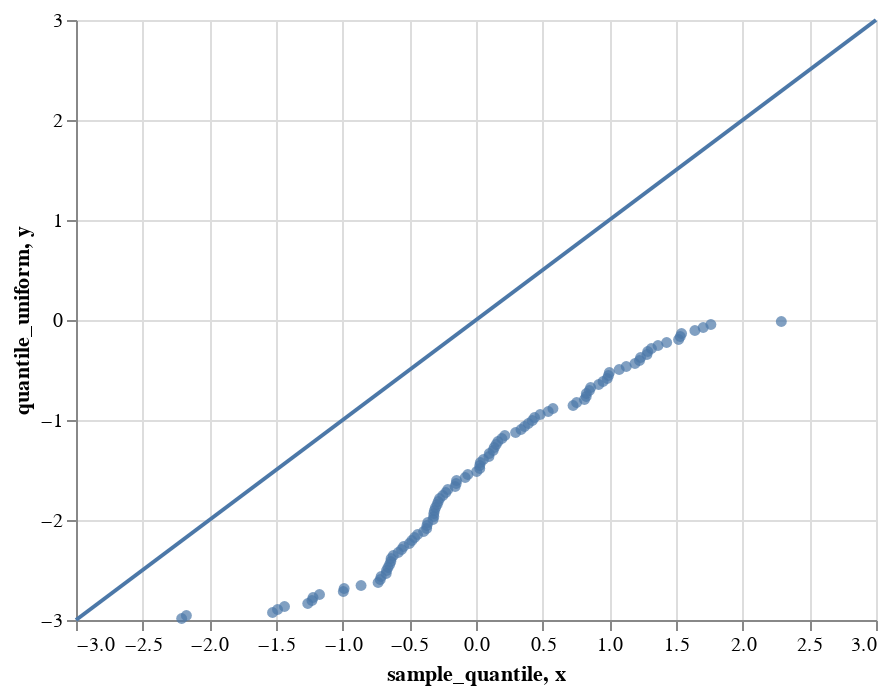

Notebook code for this chart:
### Code cell
(
    alt.Chart(df).mark_circle().encode(x="sample_quantile", y="quantile_uniform")
    + diagonal_line
)

### Figure 1 — Vega-Lite specification as saved in the notebook (floating-point values rounded to 4 significant figures)
{"config": {"view": {"continuousWidth": 400, "continuousHeight": 300}}, "layer": [{"data": {"name": "data-4d6307ad17471bc42cf70060609a0914"}, "mark": "circle", "encoding": {"x": {"type": "quantitative", "field": "sample_quantile"}, "y": {"type": "quantitative", "field": "quantile_uniform"}}}, {"data": {"name": "data-4e2ea0f53f1b88a997967f46d810a797"}, "mark": "line", "encoding": {"x": {"type": "quantitative", "field": "x"}, "y": {"type": "quantitative", "field": "y"}}}], "$schema": "https://vega.github.io/schema/vega-lite/v4.8.1.json", "datasets": {"data-4d6307ad17471bc42cf70060609a0914": [{"sample_quantile": -2.207, "alpha": 0.005, "quantile_gaussian": -2.576, "quantile_uniform": -2.985}, {"sample_quantile": -2.172, "alpha": 0.015, "quantile_gaussian": -2.17, "quantile_uniform": -2.955}, {"sample_quantile": -1.526, "alpha": 0.025, "quantile_gaussian": -1.96, "quantile_uniform": -2.925}, {"sample_quantile": -1.488, "alpha": 0.035, "quantile_gaussian": -1.812, "quantile_uniform": -2.895}, {"sample_quantile": -1.436, "alpha": 0.045, "quantile_gaussian": -1.695, "quantile_uniform": -2.865}, {"sample_quantile": -1.262, "alpha": 0.055, "quantile_gaussian": -1.598, "quantile_uniform": -2.835}, {"sample_quantile": -1.23, "alpha": 0.065, "quantile_gaussian": -1.514, "quantile_uniform": -2.805}, {"sample_quantile": -1.222, "alpha": 0.075, "quantile_gaussian": -1.44, "quantile_uniform": -2.775}, {"sample_quantile": -1.174, "alpha": 0.085, "quantile_gaussian": -1.372, "quantile_uniform": -2.745}, {"sample_quantile": -0.9951, "alpha": 0.095, "quantile_gaussian": -1.311, "quantile_uniform": -2.715}, {"sample_quantile": -0.9891, "alpha": 0.105, "quantile_gaussian": -1.254, "quantile_uniform": -2.685}, {"sample_quantile": -0.8622, "alpha": 0.115, "quantile_gaussian": -1.2, "quantile_uniform": -2.655}, {"sample_quantile": -0.7342, "alpha": 0.125, "quantile_gaussian": -1.15, "quantile_uniform": -2.625}, {"sample_quantile": -0.7182, "alpha": 0.135, "quantile_gaussian": -1.103, "quantile_uniform": -2.595}, {"sample_quantile": -0.7117, "alpha": 0.145, "quantile_gaussian": -1.058, "quantile_uniform": -2.565}, {"sample_quantile": -0.6738, "alpha": 0.155, "quantile_gaussian": -1.015, "quantile_uniform": -2.535}, {"sample_quantile": -0.6711, "alpha": 0.165, "quantile_gaussian": -0.9741, "quantile_uniform": -2.505}, {"sample_quantile": -0.66, "alpha": 0.175, "quantile_gaussian": -0.9346, "quantile_uniform": -2.475}, {"sample_quantile": -0.648, "alpha": 0.185, "quantile_gaussian": -0.8965, "quantile_uniform": -2.445}, {"sample_quantile": -0.6391, "alpha": 0.195, "quantile_gaussian": -0.8596, "quantile_uniform": -2.415}, {"sample_quantile": -0.6365, "alpha": 0.205, "quantile_gaussian": -0.8239, "quantile_uniform": -2.385}, {"sample_quantile": -0.6205, "alpha": 0.215, "quantile_gaussian": -0.7892, "quantile_uniform": -2.355}, {"sample_quantile": -0.5834, "alpha": 0.225, "quantile_gaussian": -0.7554, "quantile_uniform": -2.325}, {"sample_quantile": -0.5586, "alpha": 0.235, "quantile_gaussian": -0.7225, "quantile_uniform": -2.295}, {"sample_quantile": -0.5431, "alpha": 0.245, "quantile_gaussian": -0.6903, "quantile_uniform": -2.265}, {"sample_quantile": -0.4997, "alpha": 0.255, "quantile_gaussian": -0.6588, "quantile_uniform": -2.235}, {"sample_quantile": -0.4816, "alpha": 0.265, "quantile_gaussian": -0.628, "quantile_uniform": -2.205}, {"sample_quantile": -0.4606, "alpha": 0.275, "quantile_gaussian": -0.5978, "quantile_uniform": -2.175}, {"sample_quantile": -0.4385, "alpha": 0.285, "quantile_gaussian": -0.5681, "quantile_uniform": -2.145}, {"sample_quantile": -0.3928, "alpha": 0.295, "quantile_gaussian": -0.5388, "quantile_uniform": -2.115}, {"sample_quantile": -0.3701, "alpha": 0.305, "quantile_gaussian": -0.5101, "quantile_uniform": -2.085}, {"sample_quantile": -0.3678, "alpha": 0.315, "quantile_gaussian": -0.4817, "quantile_uniform": -2.055}, {"sample_quantile": -0.3618, "alpha": 0.325, "quantile_gaussian": -0.4538, "quantile_uniform": -2.025}, {"sample_quantile": -0.3224, "alpha": 0.335, "quantile_gaussian": -0.4261, "quantile_uniform": -1.995}, {"sample_quantile": -0.3166, "alpha": 0.345, "quantile_gaussian": -0.3989, "quantile_uniform": -1.965}, {"sample_quantile": -0.3165, "alpha": 0.355, "quantile_gaussian": -0.3719, "quantile_uniform": -1.935}, {"sample_quantile": -0.3118, "alpha": 0.365, "quantile_gaussian": -0.3451, "quantile_uniform": -1.905}, {"sample_quantile": -0.3036, "alpha": 0.375, "quantile_gaussian": -0.3186, "quantile_uniform": -1.875}, {"sample_quantile": -0.2915, "alpha": 0.385, "quantile_gaussian": -0.2924, "quantile_uniform": -1.845}, {"sample_quantile": -0.2834, "alpha": 0.395, "quantile_gaussian": -0.2663, "quantile_uniform": -1.815}, {"sample_quantile": -0.2729, "alpha": 0.405, "quantile_gaussian": -0.2404, "quantile_uniform": -1.785}, {"sample_quantile": -0.2489, "alpha": 0.415, "quantile_gaussian": -0.2147, "quantile_uniform": -1.755}, {"sample_quantile": -0.2265, "alpha": 0.425, "quantile_gaussian": -0.1891, "quantile_uniform": -1.725}, {"sample_quantile": -0.2116, "alpha": 0.435, "quantile_gaussian": -0.1637, "quantile_uniform": -1.695}, {"sample_quantile": -0.1565, "alpha": 0.445, "quantile_gaussian": -0.1383, "quantile_uniform": -1.665}, {"sample_quantile": -0.1488, "alpha": 0.455, "quantile_gaussian": -0.113, "quantile_uniform": -1.635}, {"sample_quantile": -0.146, "alpha": 0.465, "quantile_gaussian": -0.08784, "quantile_uniform": -1.605}, {"sample_quantile": -0.08134, "alpha": 0.475, "quantile_gaussian": -0.06271, "quantile_uniform": -1.575}, {"sample_quantile": -0.06136, "alpha": 0.485, "quantile_gaussian": -0.03761, "quantile_uniform": -1.545}, {"sample_quantile": 0.005114, "alpha": 0.495, "quantile_gaussian": -0.01253, "quantile_uniform": -1.515}, {"sample_quantile": 0.02805, "alpha": 0.505, "quantile_gaussian": 0.01253, "quantile_uniform": -1.485}, {"sample_quantile": 0.02827, "alpha": 0.515, "quantile_gaussian": 0.03761, "quantile_uniform": -1.455}, {"sample_quantile": 0.03261, "alpha": 0.525, "quantile_gaussian": 0.06271, "quantile_uniform": -1.425}, {"sample_quantile": 0.05535, "alpha": 0.535, "quantile_gaussian": 0.08784, "quantile_uniform": -1.395}, {"sample_quantile": 0.09717, "alpha": 0.545, "quantile_gaussian": 0.113, "quantile_uniform": -1.365}, {"sample_quantile": 0.0996, "alpha": 0.555, "quantile_gaussian": 0.1383, "quantile_uniform": -1.335}, {"sample_quantile": 0.1283, "alpha": 0.565, "quantile_gaussian": 0.1637, "quantile_uniform": -1.305}, {"sample_quantile": 0.1363, "alpha": 0.575, "quantile_gaussian": 0.1891, "quantile_uniform": -1.275}, {"sample_quantile": 0.1509, "alpha": 0.585, "quantile_gaussian": 0.2147, "quantile_uniform": -1.245}, {"sample_quantile": 0.1644, "alpha": 0.595, "quantile_gaussian": 0.2404, "quantile_uniform": -1.215}, {"sample_quantile": 0.194, "alpha": 0.605, "quantile_gaussian": 0.2663, "quantile_uniform": -1.185}, {"sample_quantile": 0.2163, "alpha": 0.615, "quantile_gaussian": 0.2924, "quantile_uniform": -1.155}, {"sample_quantile": 0.2972, "alpha": 0.625, "quantile_gaussian": 0.3186, "quantile_uniform": -1.125}, {"sample_quantile": 0.3378, "alpha": 0.635, "quantile_gaussian": 0.3451, "quantile_uniform": -1.095}, {"sample_quantile": 0.364, "alpha": 0.645, "quantile_gaussian": 0.3719, "quantile_uniform": -1.065}, {"sample_quantile": 0.3926, "alpha": 0.655, "quantile_gaussian": 0.3989, "quantile_uniform": -1.035}, {"sample_quantile": 0.4224, "alpha": 0.665, "quantile_gaussian": 0.4261, "quantile_uniform": -1.005}, {"sample_quantile": 0.439, "alpha": 0.675, "quantile_gaussian": 0.4538, "quantile_uniform": -0.975}, {"sample_quantile": 0.4811, "alpha": 0.685, "quantile_gaussian": 0.4817, "quantile_uniform": -0.945}, {"sample_quantile": 0.542, "alpha": 0.695, "quantile_gaussian": 0.5101, "quantile_uniform": -0.915}, {"sample_quantile": 0.5771, "alpha": 0.705, "quantile_gaussian": 0.5388, "quantile_uniform": -0.885}, {"sample_quantile": 0.7281, "alpha": 0.715, "quantile_gaussian": 0.5681, "quantile_uniform": -0.855}, {"sample_quantile": 0.7548, "alpha": 0.725, "quantile_gaussian": 0.5978, "quantile_uniform": -0.825}, {"sample_quantile": 0.8133, "alpha": 0.735, "quantile_gaussian": 0.628, "quantile_uniform": -0.795}, {"sample_quantile": 0.8263, "alpha": 0.745, "quantile_gaussian": 0.6588, "quantile_uniform": -0.765}, {"sample_quantile": 0.8279, "alpha": 0.755, "quantile_gaussian": 0.6903, "quantile_uniform": -0.735}, {"sample_quantile": 0.8503, "alpha": 0.765, "quantile_gaussian": 0.7225, "quantile_uniform": -0.705}, {"sample_quantile": 0.8599, "alpha": 0.775, "quantile_gaussian": 0.7554, "quantile_uniform": -0.675}, {"sample_quantile": 0.9202, "alpha": 0.785, "quantile_gaussian": 0.7892, "quantile_uniform": -0.645}, {"sample_quantile": 0.953, "alpha": 0.795, "quantile_gaussian": 0.8239, "quantile_uniform": -0.615}, {"sample_quantile": 0.9844, "alpha": 0.805, "quantile_gaussian": 0.8596, "quantile_uniform": -0.585}, {"sample_quantile": 0.9933, "alpha": 0.815, "quantile_gaussian": 0.8965, "quantile_uniform": -0.555}, {"sample_quantile": 1.0, "alpha": 0.825, "quantile_gaussian": 0.9346, "quantile_uniform": -0.525}, {"sample_quantile": 1.074, "alpha": 0.835, "quantile_gaussian": 0.9741, "quantile_uniform": -0.495}, {"sample_quantile": 1.127, "alpha": 0.845, "quantile_gaussian": 1.015, "quantile_uniform": -0.465}, {"sample_quantile": 1.192, "alpha": 0.855, "quantile_gaussian": 1.058, "quantile_uniform": -0.435}, {"sample_quantile": 1.226, "alpha": 0.865, "quantile_gaussian": 1.103, "quantile_uniform": -0.405}, {"sample_quantile": 1.235, "alpha": 0.875, "quantile_gaussian": 1.15, "quantile_uniform": -0.375}, {"sample_quantile": 1.282, "alpha": 0.885, "quantile_gaussian": 1.2, "quantile_uniform": -0.345}, {"sample_quantile": 1.288, "alpha": 0.895, "quantile_gaussian": 1.254, "quantile_uniform": -0.315}, {"sample_quantile": 1.316, "alpha": 0.905, "quantile_gaussian": 1.311, "quantile_uniform": -0.285}, {"sample_quantile": 1.365, "alpha": 0.915, "quantile_gaussian": 1.372, "quantile_uniform": -0.255}, {"sample_quantile": 1.43, "alpha": 0.925, "quantile_gaussian": 1.44, "quantile_uniform": -0.225}, {"sample_quantile": 1.52, "alpha": 0.935, "quantile_gaussian": 1.514, "quantile_uniform": -0.195}, {"sample_quantile": 1.532, "alpha": 0.945, "quantile_gaussian": 1.598, "quantile_uniform": -0.165}, {"sample_quantile": 1.542, "alpha": 0.955, "quantile_gaussian": 1.695, "quantile_uniform": -0.135}, {"sample_quantile": 1.642, "alpha": 0.965, "quantile_gaussian": 1.812, "quantile_uniform": -0.105}, {"sample_quantile": 1.704, "alpha": 0.975, "quantile_gaussian": 1.96, "quantile_uniform": -0.075}, {"sample_quantile": 1.762, "alpha": 0.985, "quantile_gaussian": 2.17, "quantile_uniform": -0.045}, {"sample_quantile": 2.29, "alpha": 0.995, "quantile_gaussian": 2.576, "quantile_uniform": -0.015}], "data-4e2ea0f53f1b88a997967f46d810a797": [{"x": -3, "y": -3}, {"x": 3, "y": 3}]}}
